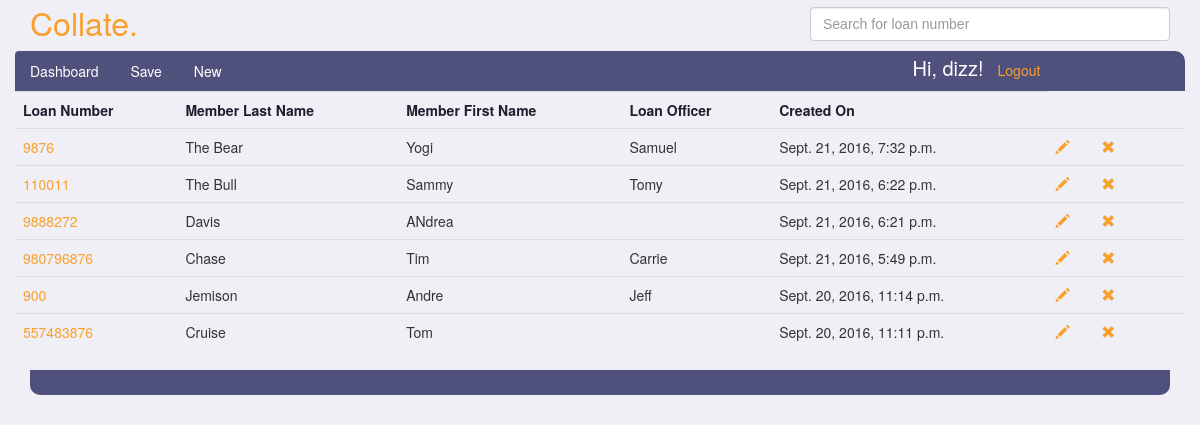
The page /dizz/submittals/ (signed in) on the database as committed earlier.
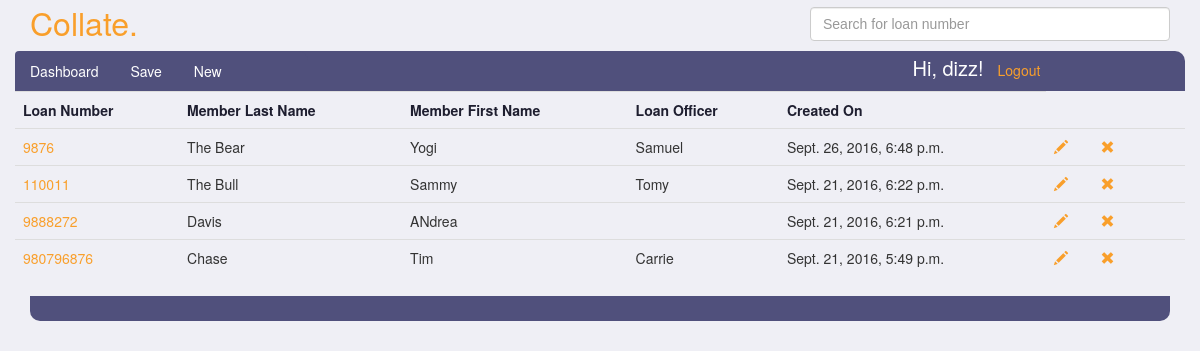
The same page on the database as committed later.
### submittals/models.py (models this page shows, shortened)
class Submittal(models.Model):
    ACCOUNT_TYPES = (
        ('EQ', 'Equity Line of Credit'),
        ('EL', 'Equity Loan'),
    )
    PAY_TYPES = (
        ('BW', 'Bi-Weekly'),
        ('SM', 'Semi-Monthly'),
        ('MO', 'Monthly'),
        ('WK', 'Weekly'),
    )
    EMAIL_TEMPLATE_TYPES = (
        ('IN', 'Initial Contact - Email'),
        ('PR', 'Processor Submit - Email'),
        ('IA', 'Initial Approval - Email'),
        ('FN', 'Final Approval - Email'),
    )
    SMS_TEMPLATE_TYPES = (
        ('IN', 'Initial Contact - SMS'),
        ('PR', 'Processor Submit - SMS'),
        ('IA', 'Initial Approval - SMS'),
        ('FN', 'Final Approval - SMS'),
    )
    loan_number = models.PositiveIntegerField(unique=True)
    account_type = models.CharField(max_length=256, blank=True, choices=ACCOUNT_TYPES)
    loan_officer = models.CharField(max_length=256, blank=True)
    loan_processor = models.ForeignKey(Person, related_name="submittals", null=True, blank=True)
    loan_story = models.CharField(max_length=2560, blank=True)
    b1_first_name = models.CharField(max_length=256, blank=True)
    b1_last_name = models.CharField(max_length=256, blank=True)
    b2_first_name = models.CharField(max_length=256, blank=True)
    b2_last_name = models.CharField(max_length=256, blank=True)
    b1_employer_name = models.CharField(max_length=256, blank=True)
    b2_employer_name = models.CharField(max_length=256, blank=True)
    b1_phone_number = models.CharField(max_length=256, blank=True)
    b2_phone_number = models.CharField(max_length=256, blank=True)
    sms_template_select = models.CharField(max_length=256, blank=True, choices=SMS_TEMPLATE_TYPES)
    sms_message = models.CharField(max_length=512, blank=True)
    b1_email_address = models.EmailField(max_length=256, blank=True)
    b2_email_address = models.EmailField(max_length=256, blank=True)
    email_template_select = models.CharField(max_length=256, blank=True, choices=EMAIL_TEMPLATE_TYPES)
    email_message = models.CharField(max_length=2048, blank=True)
    b1_hire_date = models.CharField(max_length=256, blank=True)
    b2_hire_date = models.CharField(max_length=256, blank=True)
    b1_income_amount = models.PositiveIntegerField(null=True, blank=True)
    b2_income_amount = models.PositiveIntegerField(null=True, blank=True)
    b1_pay_frequency = models.CharField(max_length=256, blank=True, choices=PAY_TYPES)
    b2_pay_frequency = models.CharField(max_length=256, blank=True, choices=PAY_TYPES)
    b1_period_end_date = models.CharField(max_length=256, blank=True)
    b2_period_end_date = models.CharField(max_length=256, blank=True)
    b1_income_output = models.CharField(max_length=256, blank=True)
    b2_income_output = models.CharField(max_length=256, blank=True)
    created_at = models.DateTimeField(auto_now=True)

### submittals/views.py (the view)
# urls.py: url(r'^(?P<username>\w+)/submittals/$', views.dashboard, name='dashboard'),
@login_required
def dashboard(request, username):
    if request.method == 'GET':
        person = Person.objects.get(user=request.user)
        submittals = person.submittals.all().order_by('-created_at')
        loan_list = list(submittals.values_list('loan_number', flat=True))
        loan_strings = list(map(str, loan_list))
        loan_numbers = json.dumps(loan_strings)
    return render(request, 'dashboard.html', {'submittals': submittals, 'autolist': loan_numbers })

### templates/dashboard.html (shortened to what this page needs)
{% extends 'submittal-layout.html' %}
{% block body %}
<div class="container">
<main class="drop-down">
    <section class="row dashboard-first-row">
        <table class="table table-hover submittal-list">
        <tr>
            <th>Loan Number</th>
            <th>Member Last Name</th>
            <th>Member First Name</th>
            <th>Loan Officer</th>
            <th>Created On</th>
        </tr>
        {% for s in submittals %}
            <tr id="item-{{ s.id }}">
                <td><a href="/{{ request.user.username }}/submittals/{{ s.id }}">{{ s.loan_number }}</a></td>
                <td>{{ s.b1_last_name }}</td>
                <td>{{ s.b1_first_name }}</td>
                <td>{{ s.loan_officer }}</td>
                <td>{{ s.created_at }}</td>
                <td><a href="/{{ request.user.username }}/submittals/{{ s.id }}"><span title="Edit" id="{{ s.id }}"
                          class="glyphicon glyphicon-pencil edit-glyphicon"></span></a></td>
                <td><span title="Delete" id="{{ s.id }}"
                          class="glyphicon glyphicon-remove delete-glyphicon delete-submit"></span></td>
            </tr>
        {% endfor %}
            </table>
        </section>
    <div class="nav-bottom"></div>
            </div>
      <div class="col-md-4"></div>
      <div class="col-md-4"></div>
    <div class="row">
      <div class="col-md-6"></div>
      <div class="col-md-6"></div>
    </div>
{% endblock %}

Rows that differ between the two databases and show on the page:
removed Submittal: loan_number "900", b1_last_name "Jemison", b1_first_name "Andre", loan_officer "Jeff", created_at "Sept. 20, 2016, 11:14 p.m."
removed Submittal: loan_number "557483876", b1_last_name "Cruise", b1_first_name "Tom", created_at "Sept. 20, 2016, 11:11 p.m."
changed Submittal "The Bear": created_at "Sept. 21, 2016, 7:32 p.m." → "Sept. 26, 2016, 6:48 p.m."
